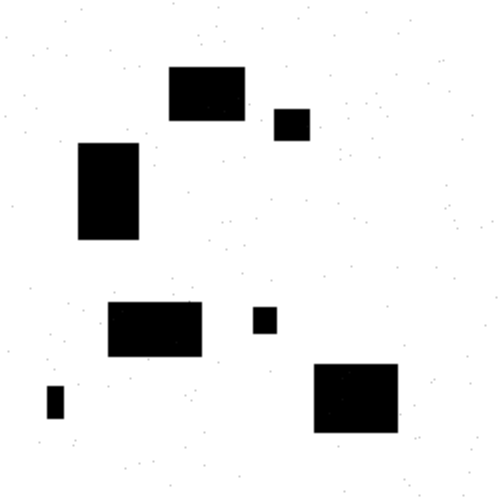
#> input picture 3-Ing-Informatica/1-Cuatrimestre/computer-graphics-image-processing/project/input_image.png, 500 x 500 px
$ python solution.py
#> lines starting #> are read from the running program, lines starting #| are printed output that depends on the picture; after the words box and inside, x2 and y2 are one past the last pixel; in counts of white or black regions, pixels touching at a corner belong together
import cv2

def find_rightmost_centroid(image_path):
#> called with image_path = 'input_image.png'
    image = cv2.imread(image_path, 0)
#> image is the input picture: shape (500, 500); min 0, max 255, mean 231.1

    _, thresholded = cv2.threshold(image, 100, 255, cv2.THRESH_BINARY_INV)
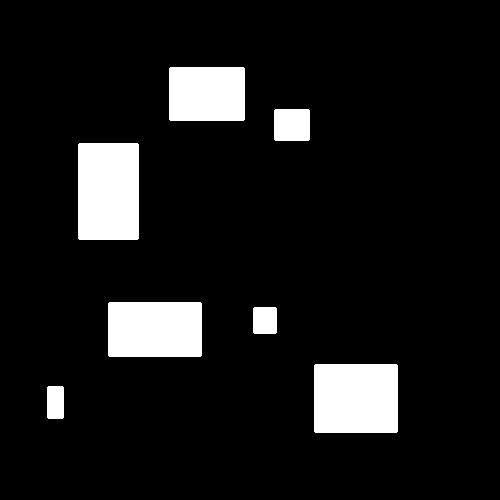
#> thresholded: shape (500, 500); 9.3% white; 7 white regions

    # Remove small noise with morphological opening
    kernel = cv2.getStructuringElement(cv2.MORPH_RECT, (3, 3))
    denoised = cv2.morphologyEx(thresholded, cv2.MORPH_OPEN, kernel)

    contours, _ = cv2.findContours(denoised, cv2.RETR_EXTERNAL, cv2.CHAIN_APPROX_SIMPLE)
#> contours = 7 contours; box (x1, y1, x2, y2) and area: (78, 143, 139, 240) 5758, (314, 364, 398, 433) 5642, (108, 302, 202, 357) 5020, (169, 67, 245, 121) 3973, (274, 109, 310, 141) 1083, (253, 307, 277, 334) 596, (47, 386, 64, 419) 510

    centroids = []
    for contour in contours:
        # Check if the contour is more or less a rectangle
        approx = cv2.approxPolyDP(contour, 0.02 * cv2.arcLength(contour, True), True)
        if len(approx) == 4:
            # Calculate the centroid of the rectangle
            M = cv2.moments(contour)
            if M["m00"] != 0:
                cx = int(M["m10"] / M["m00"])
                cy = int(M["m01"] / M["m00"])
                centroids.append((cx, cy))
#> this loop made 7 passes
#> (approx, cx, cy) on passes 1 to 7: ([[48, 386], [47, 417], [62, 418], [63, 387]], 55, 402), ([[314, 365], [315, 432], [397, 431], [396, 364]], 355, 398), ([[254, 307], [253, 332], [275, 333], [276, 308]], 264, 320), ([[108, 303], [109, 356], [201, 355], [200, 302]], 154, 329), ([[79, 143], [78, 238], [137, 239], [138, 144]], 108, 191), ([[274, 110], [275, 140], [309, 139], [308, 109]], 291, 124), ([[169, 68], [170, 120], [244, 119], [243, 67]], 206, 93)
#> after the loop, centroids = [(55, 402), (355, 398), (264, 320), (154, 329), (108, 191), (291, 124), (206, 93)]

    # Find the rightmost centroid
    if centroids:
        rightmost_centroid = max(centroids, key=lambda c: c[0])
#> rightmost_centroid = (355, 398)
        print("Rightmost Centroid:", rightmost_centroid)
#| Rightmost Centroid: (355, 398)

        output_image = cv2.cvtColor(image, cv2.COLOR_GRAY2BGR)
        cv2.circle(output_image, rightmost_centroid, 5, (0, 0, 255), -1)
#> output_image: shape (500, 500, 3); 0.03% of pixels changed, all inside (x1, y1, x2, y2) = (350, 393, 361, 404)
        cv2.imshow("Output", output_image)
        cv2.waitKey(0)
        cv2.destroyAllWindows()
    else:
        print("No rectangles detected.")

find_rightmost_centroid("input_image.png")
